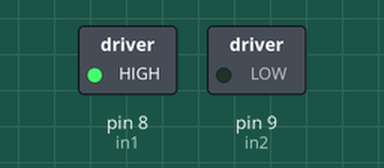
Bench run of a sketch on a simulated Arduino Uno, built with avr-gcc and run on an emulated ATmega328P. Parts: switched loads named in the sketch (green lamp = pin HIGH).

Above: at 0.1 s.
Timing chart, 0 to 1.6 s (numbered marks = the images above):
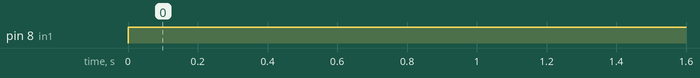

The sketch:

L293_Auto_Z_task.ino
```cpp
int in1 = 8;
int in2 = 9;
void setup() {
  // put your setup code here, to run once:
 pinMode (8,OUTPUT);
 pinMode (9,OUTPUT);

}

void loop() {
  // put your main code here, to run repeatedly:
digitalWrite (in1,HIGH);
digitalWrite (in2,LOW);

}
```

Measured:
- by itself, pin 8 (in1): LOW → HIGH at 0.00 s
